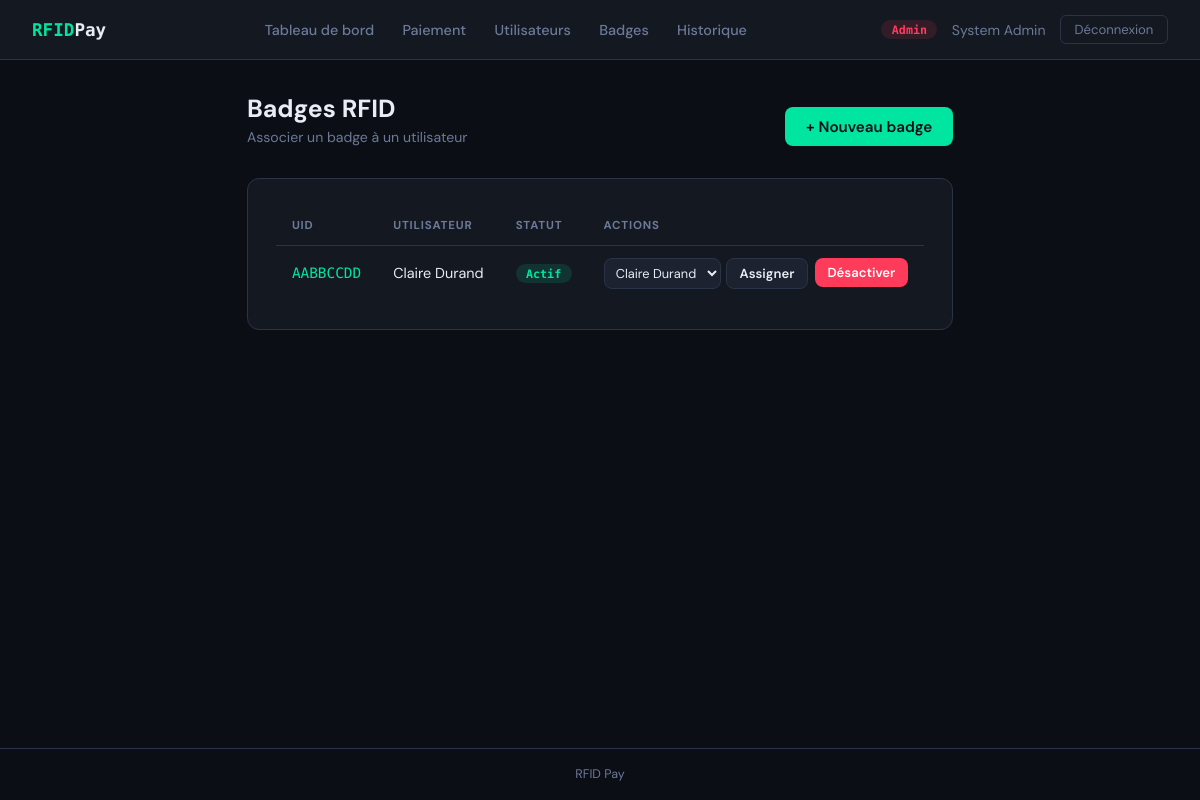
Page /Pages/admin_badges.php (signed in) on the committed database.
### tables this page shows
CREATE TABLE badges (
    id      INT AUTO_INCREMENT PRIMARY KEY,
    uid     VARCHAR(50) NOT NULL UNIQUE,
    user_id INT NOT NULL,
    actif   TINYINT(1) NOT NULL DEFAULT 1,
    FOREIGN KEY (user_id) REFERENCES users(id) ON DELETE CASCADE
);

CREATE TABLE users (
    id           INT AUTO_INCREMENT PRIMARY KEY,
    nom          VARCHAR(100) NOT NULL,
    prenom       VARCHAR(100) NOT NULL,
    email        VARCHAR(150) NOT NULL UNIQUE,
    mot_de_passe VARCHAR(255) NOT NULL,
    role         ENUM('admin', 'user', 'merchant') NOT NULL DEFAULT 'user',
    actif        TINYINT(1) NOT NULL DEFAULT 1,
    created_at   DATETIME DEFAULT CURRENT_TIMESTAMP
);

### src/Pages/admin_badges.php (the view, shortened to what this page needs)
<?php
$db  = DB::get();
$badges = $db->query('SELECT b.*, u.prenom, u.nom FROM badges b JOIN users u ON u.id = b.user_id ORDER BY b.id')->fetchAll();
$users  = $db->query("SELECT id, prenom, nom FROM users WHERE role = 'user' AND actif = 1 ORDER BY nom")->fetchAll();
require '_header.php';
?>
<div class="wrap">
  <div class="ph">
    <div><h1>Badges RFID</h1><p>Associer un badge à un utilisateur</p></div>
    <button class="btn btn-primary" onclick="document.getElementById('m-add').classList.add('open')">+ Nouveau badge</button>
  </div>
  <div class="card">
    <div class="tbl-wrap">
      <table>
        <thead><tr><th>UID</th><th>Utilisateur</th><th>Statut</th><th>Actions</th></tr></thead>
        <tbody>
        <?php foreach ($badges as $b): ?>
          <tr>
            <td style="font-family:var(--mono);color:var(--accent)"><?= htmlspecialchars($b['uid']) ?></td>
            <td><?= htmlspecialchars($b['prenom'].' '.$b['nom']) ?></td>
            <td><?= $b['actif'] ? '<span class="tag tag-green">Actif</span>' : '<span class="tag tag-red">Inactif</span>' ?></td>
            <td>
              <div style="display:flex;gap:.4rem;flex-wrap:wrap">
                <form method="POST" style="display:inline-flex;gap:.3rem">
                  <select name="user_id" style="padding:.28rem .45rem;font-size:.8rem">
                    <?php foreach ($users as $u): ?>
                      <option value="<?= $u['id'] ?>" <?= $u['id'] == $b['user_id'] ? 'selected' : '' ?>>
                        <?= htmlspecialchars($u['prenom'].' '.$u['nom']) ?>
                      </option>
                    <?php endforeach; ?>
                  </select>
                  <button class="btn btn-secondary btn-sm">Assigner</button>
                </form>
                <form method="POST" style="margin:0">
                  <button class="btn btn-sm <?= $b['actif'] ? 'btn-danger' : 'btn-secondary' ?>">
                    <?= $b['actif'] ? 'Désactiver' : 'Activer' ?>
                  </button>
                </form>
              </div>
            </td>
          </tr>
        <?php endforeach; ?>
        </tbody>
      </table>
    </div>
  </div>
</div>
<footer><?= APP_NAME ?></footer>
</body></html>

### src/CSS/style.css (style rules this page uses)
:root { --bg: #0b0e14; --surface: #141820; --surface2: #1c2230; --border: #2a3348; --accent: #00e5a0; --blue: #0077ff; --danger: #ff3b5c; --warn: #ffb700; --text: #e8ecf4; --muted: #6b7a99; --r: 12px; --mono: 'Space Mono', monospace; --sans: 'DM Sans', sans-serif; }
*, *::before, *::after { box-sizing: border-box; margin: 0; padding: 0; }
body { font-family: var(--sans); background: var(--bg); color: var(--text); min-height: 100vh; display: flex; flex-direction: column; }
.wrap { max-width: 1080px; margin: 0 auto; padding: 2rem 1.5rem; flex: 1; }
.card { background: var(--surface); border: 1px solid var(--border); border-radius: var(--r); padding: 1.75rem; }
input, select, textarea { background: var(--surface2); border: 1px solid var(--border); border-radius: 8px; color: var(--text); font-family: var(--sans); font-size: .95rem; padding: .6rem 1rem; width: 100%; outline: none; transition: border-color .2s, box-shadow .2s; }
.btn { display: inline-flex; align-items: center; gap: .4rem; padding: .6rem 1.3rem; border-radius: 8px; border: none; font-family: var(--sans); font-size: .95rem; font-weight: 600; cursor: pointer; text-decoration: none; transition: opacity .15s, transform .1s; }
.btn-primary { background: var(--accent); color: #0b0e14; }
.btn-secondary { background: var(--surface2); color: var(--text); border: 1px solid var(--border); }
.btn-danger { background: var(--danger); color: #fff; }
.btn-sm { padding: .35rem .8rem; font-size: .82rem; }
.tbl-wrap { overflow-x: auto; }
table { width: 100%; border-collapse: collapse; font-size: .9rem; }
th { text-align: left; padding: .7rem 1rem; font-size: .72rem; text-transform: uppercase; letter-spacing: .07em; color: var(--muted); border-bottom: 1px solid var(--border); }
td { padding: .8rem 1rem; border-bottom: 1px solid rgba(42,51,72,.4); }
tr:last-child td { border-bottom: none; }
.tag { display: inline-block; padding: .18rem .65rem; border-radius: 999px; font-size: .73rem; font-weight: 600; font-family: var(--mono); }
.tag-green { background: rgba(0,229,160,.13); color: var(--accent); }
.ph { display: flex; align-items: flex-end; justify-content: space-between; margin-bottom: 2rem; flex-wrap: wrap; gap: 1rem; }
.ph h1 { font-size: 1.55rem; font-weight: 700; }
.ph p { color: var(--muted); font-size: .88rem; margin-top: .2rem; }
footer { text-align: center; padding: 1.1rem; font-size: .78rem; color: var(--muted); border-top: 1px solid var(--border); }

### rows in the picture
badges: uid "AABBCCDD", user.nom "Claire Durand", actif "Actif", user_id "Claire Durand"

### other values in the picture
$roleLabel "Admin"
$_SESSION['user_nom'] "System Admin"
APP_NAME "RFID Pay"
